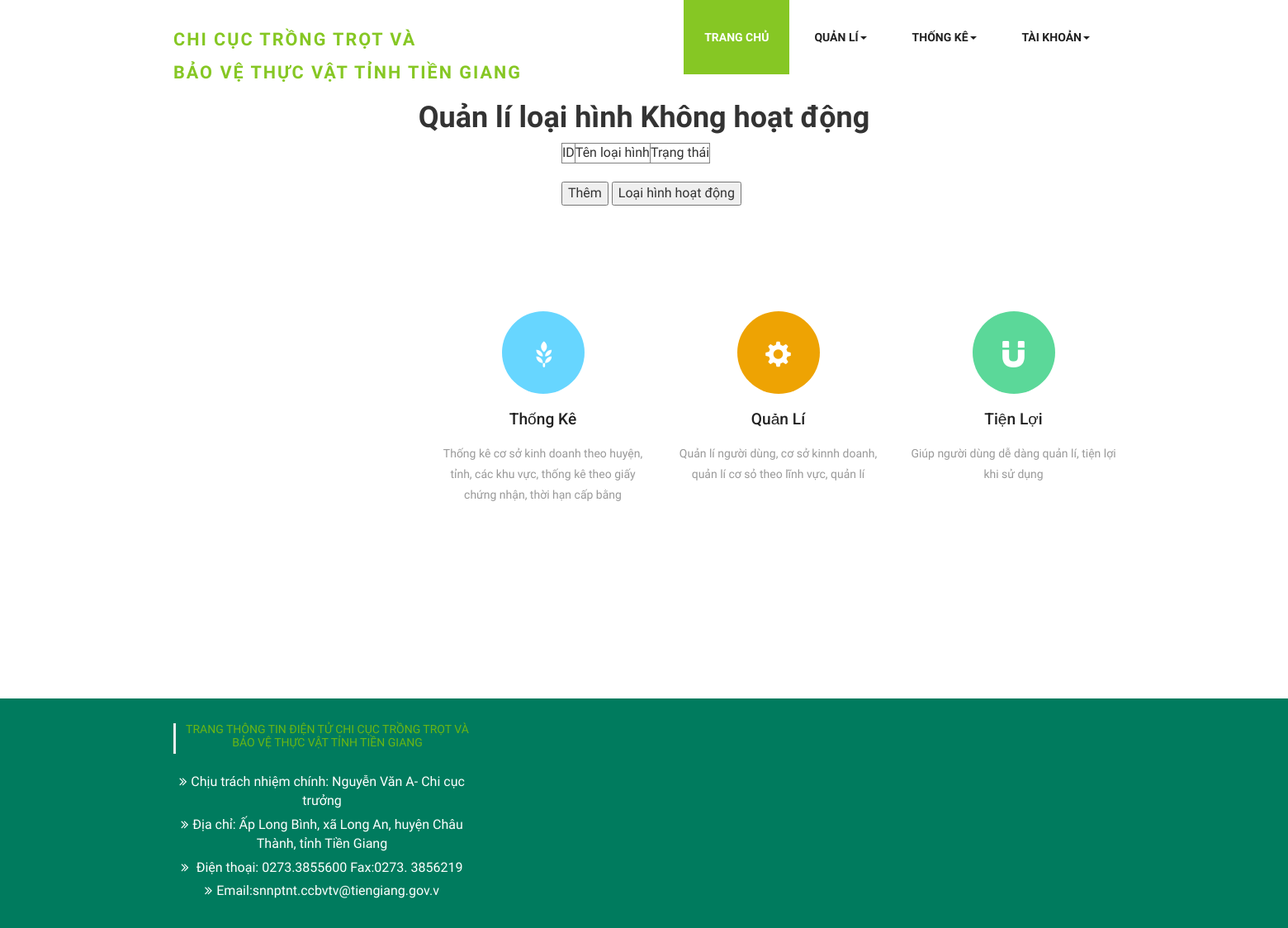
/loaihinhoff.php, run on an earlier commit of the app's database.
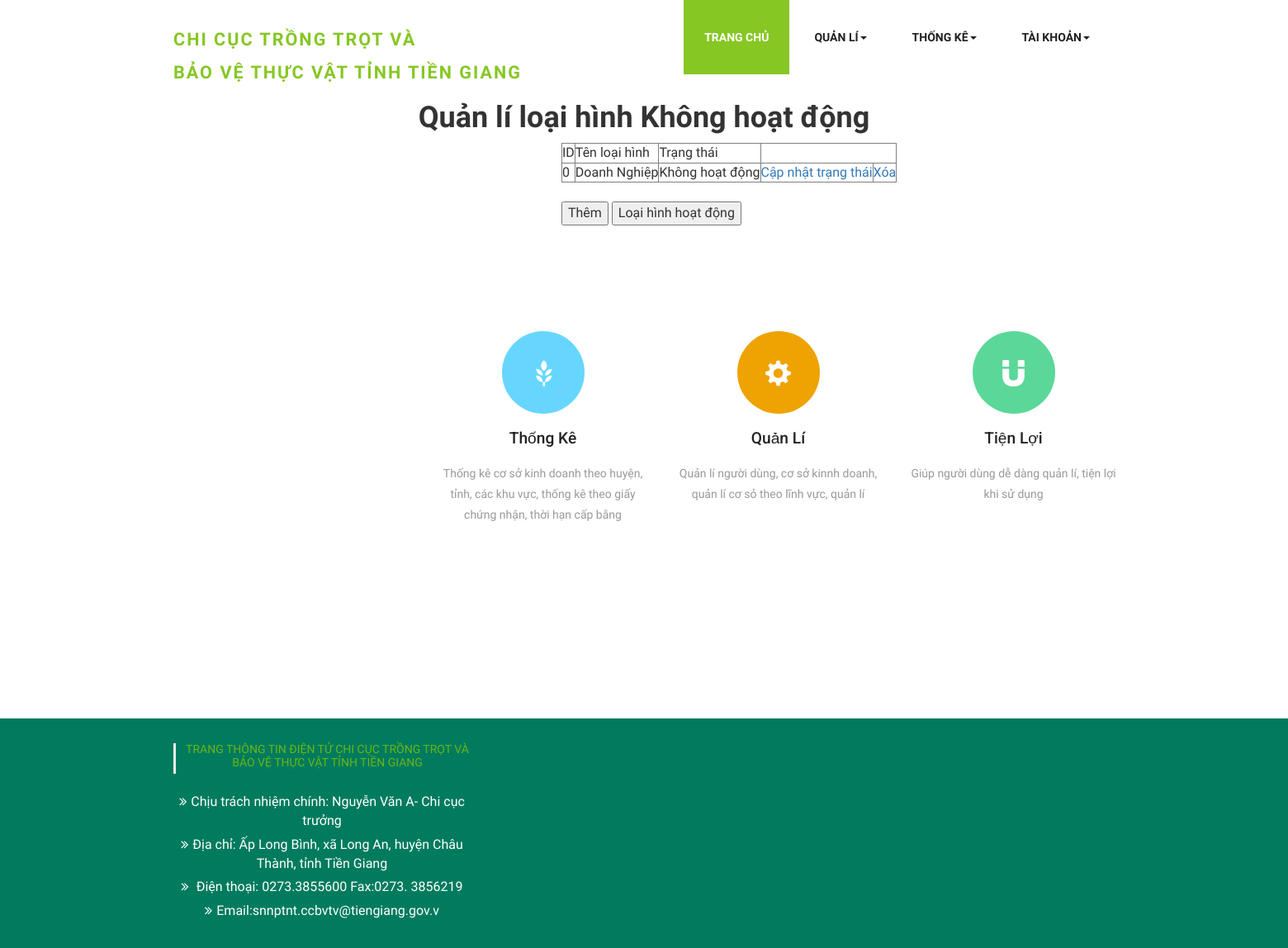
And on a later commit of the database.
### tables this page shows
CREATE TABLE `loaihinh` (
  `id_loaihinh` int(11) NOT NULL,
  `ten_loaihinh` varchar(45) NOT NULL,
  `trangthai_MD` int(11) NOT NULL
);

### loaihinhoff.php (the view, shortened to what the changed rows need)
<!DOCTYPE html>
    <html>
        <head>
            <link href="css/bootstrap.css" rel="stylesheet" type="text/css" media="all" />
            <link rel="stylesheet" href="css/style.css" type="text/css" media="all" />
            <link href="css/font-awesome.css" rel="stylesheet">
            <link href='css/immersive-slider.css' rel='stylesheet' type='text/css'>
            <link rel="stylesheet" href="css/jquery.flipster.css">
     </head>
     <body>
        <div class="header">
            <div class="container">
                <nav class="navbar navbar-default">
                    <div class="navbar-header">
                        <div class="w3layouts-logo">
                            <h1><a href="index.html"><span>CHI CỤC TRỒNG TRỌT VÀ <br>
                                        BẢO VỆ THỰC VẬT TỈNH TIỀN GIANG</span></a></h1>
                        </div>
                    </div>
                </nav>
            </div>
            </div>
                <h1 style="text-align: center;"><b>Quản lí loại hình Không hoạt động</b></h1>
            <div style="margin-left: 680px;">
                <table border="1">
                    <tr>
                        <td>ID</td>
                        <td>Tên loại hình</td>
                        <td>Trạng thái</td>
                        <?php
                        require 'connect.php';
                        $query = mysqli_query($conn, "select * from loaihinh WHERE trangthai_MD='1' ");
                        while ($row = mysqli_fetch_array($query)) {
                        ?>
                    </tr>
                        <td><?php echo $row['id_loaihinh']; ?></td>
                        <td><?php echo $row['ten_loaihinh']; ?></td>
                        <td>
                            <?php
                                if($row['trangthai_MD'] == 0){
                                    echo "Đang hoạt động";
                                }else{
                                    echo "Không hoạt động";
                                }
                            ?>
                        </td>
                        <td><a href="RupdatetrangthaiLH.php?id_loaihinh=<?php echo $row['id_loaihinh']; ?>">Cập nhật trạng thái</a></td>
                        <td><a href="deleteLH.php?id_loaihinh=<?php echo $row['id_loaihinh']; ?>">Xóa</a></td>
                <?php
                    }
                ?>
                </table>
                <br>
                <br>
            </div>
    </body>
    </html>

What changed in the data, as far as the page shows it:
added loaihinh: id_loaihinh "0", ten_loaihinh "Doanh Nghiệp", trangthai_MD "Không hoạt động"
